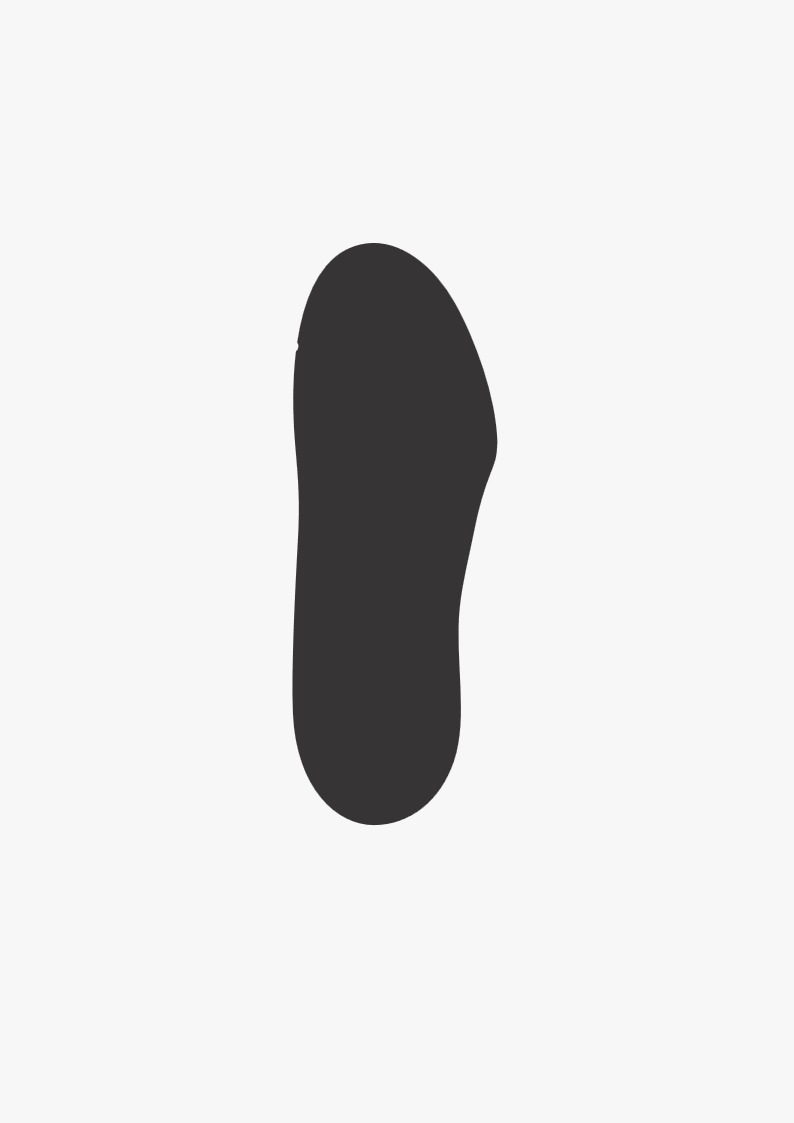
#> input picture exemplo_palmilha.jpg, 794 x 1123 px
$ python -i app.py   (imports and definitions only)
#> lines starting #> are read from the running program, lines starting #| are printed output that depends on the picture; after the words box and inside, x2 and y2 are one past the last pixel; in counts of white or black regions, pixels touching at a corner belong together
"""Conversor de silhueta de palmilha para JSON experimental GenSole."""
import copy
import json
import math
import sys
import tkinter as tk
from pathlib import Path
from tkinter import filedialog, messagebox, ttk

import cv2
import numpy as np
from PIL import Image, ImageTk

BASE = Path(getattr(sys, "_MEIPASS", Path(__file__).resolve().parent))
REFERENCE_FILE = BASE / "modelo_referencia.json"

def extract_shape(path, count=100):
    """Retorna duas bordas de cima para baixo, em pixels, e dimensões da máscara."""
#> called with path = 'exemplo_palmilha.jpg', count = 100
    img = cv2.imread(str(path), cv2.IMREAD_COLOR)
#> img is the input picture: shape (1123, 794, 3); mean B, G, R 226.5, 226.4, 226.6
    if img is None:
        raise ValueError('Não foi possível abrir a imagem. Use JPG ou PNG.')
    gray = cv2.cvtColor(img, cv2.COLOR_BGR2GRAY)
    # Silhueta escura em fundo claro; ignora pequenos ruídos.
    _, binary = cv2.threshold(gray, 170, 255, cv2.THRESH_BINARY_INV)
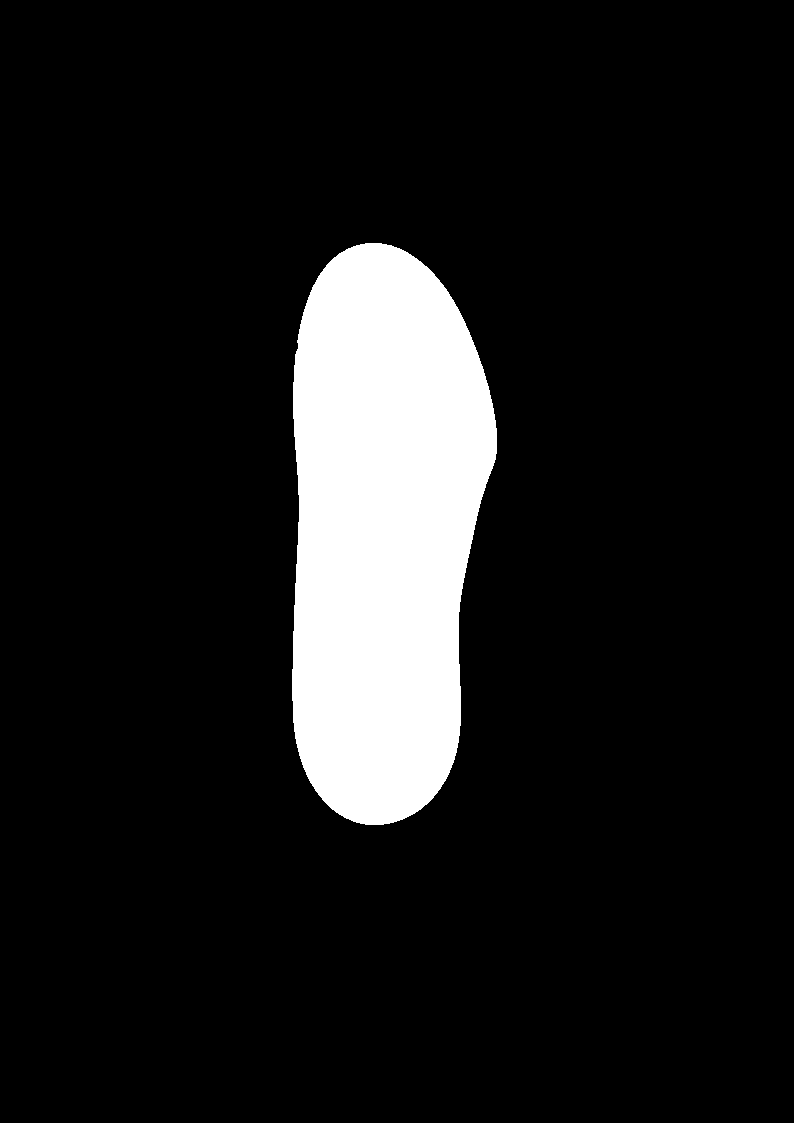
#> binary: shape (1123, 794); 10.6% white; 1 white region, box (x1, y1, x2, y2) and area: (292, 243, 497, 825) 94458
    n, labels, stats, _ = cv2.connectedComponentsWithStats(binary)
#> n = 2; stats = [[0, 0, 794, 1123, 797204], [292, 243, 205, 582, 94458]]
    if n <= 1:
        raise ValueError('Nenhuma silhueta escura encontrada.')
    largest = 1 + np.argmax(stats[1:, cv2.CC_STAT_AREA])
#> largest = 1
    mask = np.uint8(labels == largest) * 255
    x, y, w, h = cv2.boundingRect(mask)
#> x = 292; y = 243; w = 205; h = 582
    area = int(np.count_nonzero(mask))
#> area = 94458
    if area < 100:
        raise ValueError('A silhueta detectada é muito pequena.')
    mask = mask[y:y+h, x:x+w]
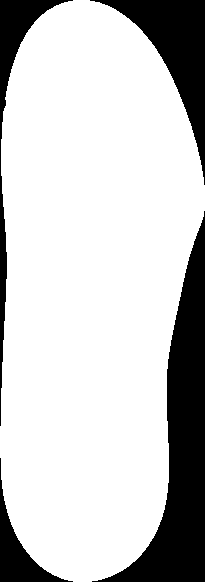
#> mask: shape (582, 205); 79.2% white; 4 black regions, box (x1, y1, x2, y2) and area: (92, 211, 205, 582) 13171, (90, 0, 205, 185) 6169, (0, 0, 73, 426) 3441, (0, 458, 73, 582) 2071
    if w > h:
        mask = cv2.rotate(mask, cv2.ROTATE_90_CLOCKWISE)
    h, w = mask.shape
    # Suavização leve, preservando a proporção original.
    mask = cv2.morphologyEx(mask, cv2.MORPH_CLOSE, np.ones((3, 3), np.uint8))
#> mask: shape (582, 205); 79.3% white; 5 black regions, box (x1, y1, x2, y2) and area: (98, 217, 205, 582) 13159, (95, 0, 205, 177) 6156, (0, 0, 68, 139) 2437, (0, 480, 68, 582) 2044, (0, 176, 7, 388) 924
    ys = np.linspace(0, h-1, count)
#> ys = 100 values from 0 to 581
    left, right = [], []
    for yy in ys:
        yi = int(round(yy))
        xs = np.flatnonzero(mask[yi] > 0)
        if not len(xs):
            for delta in range(1, h):
                for row in (yi-delta, yi+delta):
                    if 0 <= row < h:
                        xs = np.flatnonzero(mask[row] > 0)
                        if len(xs): break
                if len(xs): break
        left.append(float(xs[0])); right.append(float(xs[-1]))
#> after the loop, left = 100 values, max 68 at index 0, min 0 at index 24, mean 9.8; right = 100 values, max 204 at index 31, min 94 at index 0, mean 170.1
    return np.array(left), np.array(right), ys, w, h

# [57 lines left out: functions normal_vectors, create_model, not called in this run]

class App(tk.Tk):
    # [42 lines left out: functions __init__, _ui, not called in this run]
    def select_image(self):
        p=filedialog.askopenfilename(filetypes=[('Imagens','*.png *.jpg *.jpeg *.bmp')]);
        if p:self.image_path.set(p);self.preview()
    # [51 lines left out: functions _invalidate, _build, preview, _draw, export, not called in this run]

# [1 line not run here, left out]

>>> result = extract_shape('exemplo_palmilha.jpg')
#> result = 5 items
